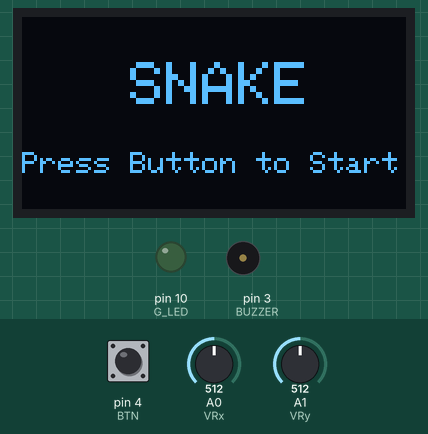
This sketch was run on a simulated Arduino Uno, built with avr-gcc and run on an emulated ATmega328P. On the bench: 128×64 one-colour display, output pins drawn as LEDs (lit = HIGH), buzzer (waves = sounding, pin HIGH). The test bench sets the inputs (shaded band); at power-on: pin 4 (BTN) HIGH, A0 (VRx) = 512, A1 (VRy) = 512. Random numbers use the default seed unless the sketch sets one.

Above: at 1.2 s.
1.3 s: pin 4 (BTN) pulled LOW for 0.15 s
At 1.66 s:
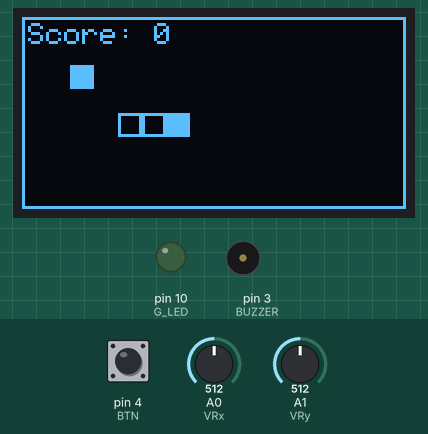
3.7 s: pin 4 (BTN) pulled LOW for 3.2 s
At 8.6 s:
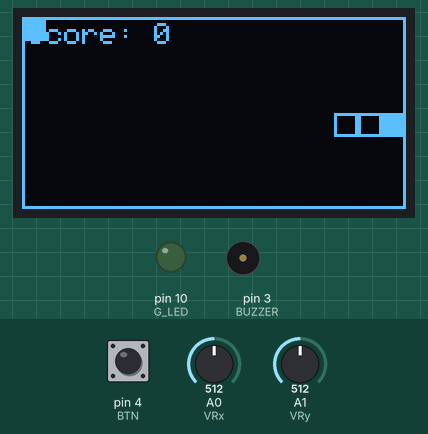
At 10.4 s:
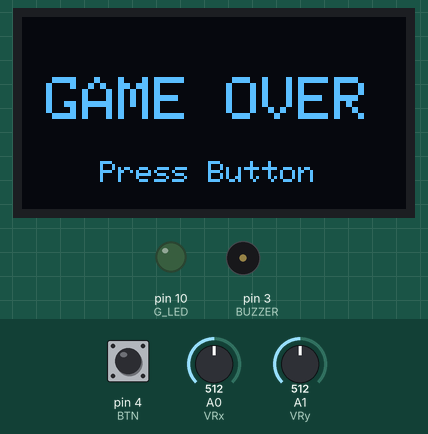
Timing chart, 0 to 11.9 s (numbered marks = the images above; inputs shaded):
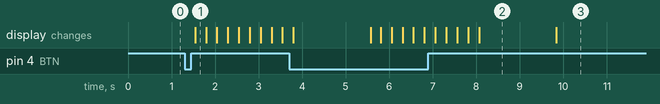

The sketch:

Snake.ino
```cpp
#include <Wire.h>
#include <Adafruit_GFX.h>
#include <Adafruit_SH110X.h>

const int VRx = A0;
const int VRy = A1;
const int BTN = 4;
const int BUZZER = 3;
const int G_LED = 10;

Adafruit_SH1106G display = Adafruit_SH1106G(128, 64, &Wire);

const int SCREEN_W = 128;
const int SCREEN_H = 64;

// Screen is 128x64 --> 16x8
const int CELL = 8;
const int COLS = 16;
const int ROWS = 8;

// FULL playable area (0..15, 0..7)
const int8_t PLAY_MIN_X = 0;
const int8_t PLAY_MIN_Y = 0;
const int8_t PLAY_MAX_X = COLS - 1;  // 15
const int8_t PLAY_MAX_Y = ROWS - 1;  // 7

const uint16_t MAX_LENGTH = COLS * ROWS;

int8_t snakeX[MAX_LENGTH];
int8_t snakeY[MAX_LENGTH];
uint16_t snakeLength = 3;

int score = 0;

int8_t foodX, foodY;

enum Direction {UP, DOWN, LEFT, RIGHT};
Direction dir = RIGHT;

bool gameOver = false;
bool inStartScreen = true;

unsigned long lastMove = 0;
const int MOVE_INTERVAL = 240;

// ------------------------------------------------------------

void placeFood() {
  while (true) {
    foodX = random(PLAY_MIN_X, PLAY_MAX_X + 1);
    foodY = random(PLAY_MIN_Y, PLAY_MAX_Y + 1);

    bool conflict = false;
    for (int i = 0; i < snakeLength; i++) {
      if (snakeX[i] == foodX && snakeY[i] == foodY) {
        conflict = true;
        break;
      }
    }
    if (!conflict) return;
  }
}

void resetGame() {
  snakeLength = 3;
  score = 0;

  snakeX[0] = 5; snakeY[0] = 4;
  snakeX[1] = 4; snakeY[1] = 4;
  snakeX[2] = 3; snakeY[2] = 4;

  dir = RIGHT;
  gameOver = false;

  analogWrite(G_LED, 0); // Turn LED off

  placeFood();
}

void drawCell(int8_t gx, int8_t gy, bool filled) {
  int px = gx * CELL;
  int py = gy * CELL;

  if (filled)
    display.fillRect(px, py, CELL, CELL, SH110X_WHITE);
  else
    display.drawRect(px, py, CELL, CELL, SH110X_WHITE);
}

void handleJoystick() {
  int x = analogRead(VRx);
  int y = analogRead(VRy);

  if (x < 100 && dir != LEFT) dir = RIGHT;
  else if (x > 900 && dir != RIGHT) dir = LEFT;
  else if (y < 100 && dir != UP) dir = DOWN;
  else if (y > 900 && dir != DOWN) dir = UP;
}

bool isCollision(int8_t x, int8_t y) {
  for (int i = 1; i < snakeLength; i++) {
    if (snakeX[i] == x && snakeY[i] == y) return true;
  }
  return false;
}

void moveSnake() {
  for (int i = snakeLength - 1; i > 0; i--) {
    snakeX[i] = snakeX[i - 1];
    snakeY[i] = snakeY[i - 1];
  }

  if (dir == UP) snakeY[0]--;
  else if (dir == DOWN) snakeY[0]++;
  else if (dir == LEFT) snakeX[0]--;
  else if (dir == RIGHT) snakeX[0]++;

  if (snakeX[0] < 0 || snakeX[0] > PLAY_MAX_X ||
      snakeY[0] < 0 || snakeY[0] > PLAY_MAX_Y) {

    display.display();
    delay(1500);

    gameOver = true;
    analogWrite(G_LED, 0);
    return;
  }

  // Self collision
  if (isCollision(snakeX[0], snakeY[0])) {
    display.display();
    delay(1500);

    gameOver = true;
    analogWrite(G_LED, 0);
    return;
  }

  // Food eaten
  if (snakeX[0] == foodX && snakeY[0] == foodY) {
    if (snakeLength < MAX_LENGTH) {
      snakeX[snakeLength] = snakeX[snakeLength - 1];
      snakeY[snakeLength] = snakeY[snakeLength - 1];
      snakeLength++;
    }

    score++;

    // LED fade from 0 → 255 when score goes 0 → 100
    int ledLevel = score;
    if (ledLevel > 100) ledLevel = 100;
    analogWrite(G_LED, map(ledLevel, 0, 100, 0, 255));

    tone(BUZZER, 600, 40);
    placeFood();
  }
}

// ------------------------------------------------------------

void setup() {
  pinMode(BTN, INPUT_PULLUP);
  pinMode(BUZZER, OUTPUT);
  pinMode(G_LED, OUTPUT);

  analogWrite(G_LED, 0);

  display.begin(0x3C, true);
  display.setTextColor(SH110X_WHITE);

  randomSeed(analogRead(0));

  resetGame();
}

void loop() {

  // ---------- START SCREEN ----------
  if (inStartScreen) {
    display.clearDisplay();

    display.setTextSize(2);
    display.setCursor(36, 15);
    display.print(F("SNAKE"));

    display.setTextSize(1);
    display.setCursor(0, 45);
    display.print(F("Press Button to Start"));

    display.display();

    if (digitalRead(BTN) == LOW) {
      delay(200);
      inStartScreen = false;
      resetGame();
    }
    return;
  }

  // ---------- GAME OVER RESTART ----------
  if (digitalRead(BTN) == LOW && gameOver) {
    delay(200);
    resetGame();
  }

  handleJoystick();

  if (!gameOver && millis() - lastMove > MOVE_INTERVAL) {
    lastMove = millis();
    moveSnake();
  }

  display.clearDisplay();

  if (gameOver) {
    display.setTextSize(2);
    display.setCursor(8, 20);
    display.print(F("GAME OVER"));

    display.setTextSize(1);
    display.setCursor(26, 48);
    display.print(F("Press Button"));

    display.display();
    return;
  }

  // Visual border only (non-lethal)
  display.drawRect(0, 0, SCREEN_W, SCREEN_H, SH110X_WHITE);

  // Score
  display.setTextSize(1);
  display.setCursor(2, 2);
  display.print(F("Score: "));
  display.print(score);

  // Food
  drawCell(foodX, foodY, true);

  // Snake
  for (int i = 0; i < snakeLength; i++) {
    drawCell(snakeX[i], snakeY[i], i == 0);
  }

  display.display();
}
```

Measured:
- after the input at 1.3 s, the display: changes after 0.24 s (image 1)
- what the display in image 2 shows lasts 1.7 s, from 8.1 s to 9.8 s
